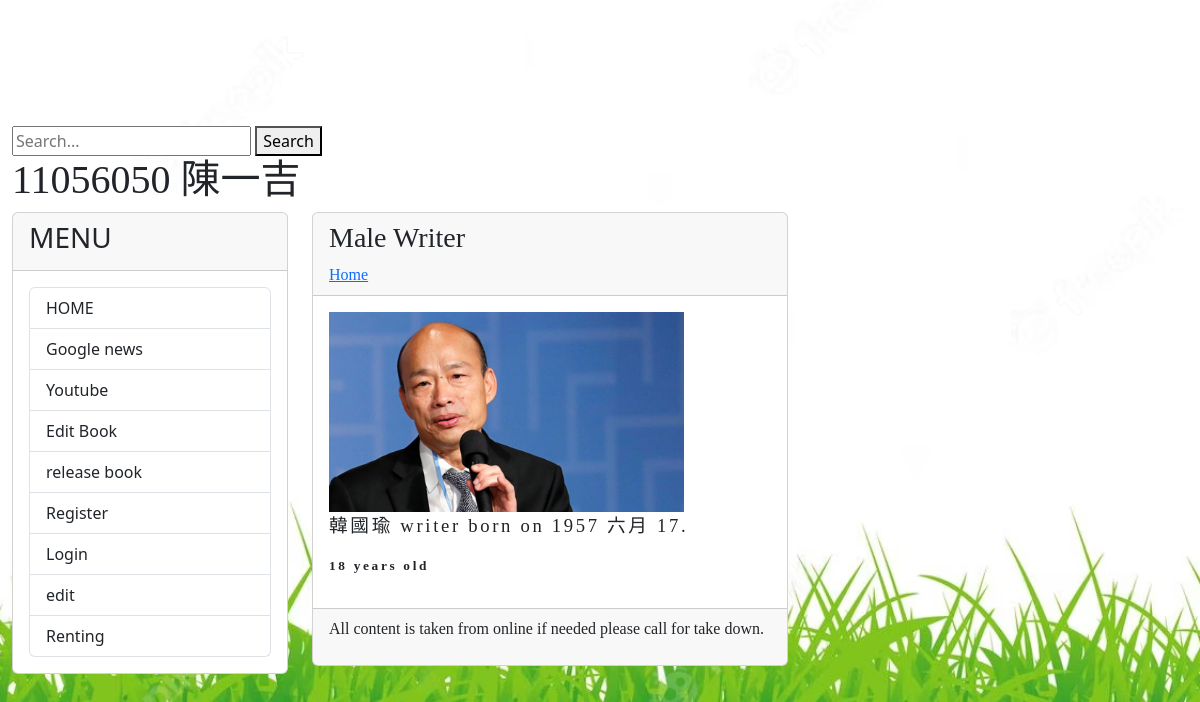
Page /writer/3/ on the committed database.
### realsite/models.py (models this page shows, shortened)
class Writer(models.Model):
    creatorname = models.CharField(max_length=200, default='Name')
    MALE = 'Male'
    FEMALE = 'Female'
    GENDER_CHOICES = [
        (MALE, 'Male'),
        (FEMALE, 'Female'),
    ]
    gender = models.CharField(
        max_length=10,
        choices=GENDER_CHOICES,
        default=MALE
    )
    born_date = models.DateField()
    age = models.PositiveIntegerField(
        validators=[
            MinValueValidator(1, message="Age must be at least 1."),
            MaxValueValidator(100, message="Age cannot exceed 100."),
        ]
    )
    image = models.ImageField(upload_to='writer_images/', blank=True, null=True)

### realsite/views.py (the view)
# urls.py: path('writer/<int:writer_id>/', views.writer_post, name='writer_post'),
def writer_post(request, writer_id):
    writer = get_object_or_404(Writer, pk=writer_id)
    return render(request, 'writer_post.html', {'writer': writer})

### templates/writer_post.html (shortened to what this page needs)
{% extends "base2.html" %}
{% load markdown_extras static %}
{% block headmessage %}
    <h3 style='font-family:微軟正黑體;'> {{ writer.gender }} Writer</h3>
    <a style='font-family:微軟正黑體;' href='/'>Home</a>
{% endblock headmessage %}
{% block content %}
    <div class="book-details">
        <div class="picture-box">
            <img src="{{ writer.image.url }}" alt="{{ writer.gender }} Writer" style="max-width: 100%; max-height: 200px; float: left; margin-right: 20px;" />
        </div>
        <div class="text-details" style="float: left;">
            <p style="font-family:微軟正黑體; font-size:14pt; letter-spacing:2pt;">
                {{ writer.creatorname }} writer born on {{ writer.born_date | date:"Y M d" }}.
            </p>
            <p style="font-family:微軟正黑體; font-size:10pt; letter-spacing:2pt;">
                <strong>{{ writer.age }} years old</strong>
            </p>
        </div>
    </div>
{% endblock content %}

### rows in the picture
Writer: gender "Male", image (picture), creatorname "韓國瑜", born_date "1957 六月 17", age "18"
